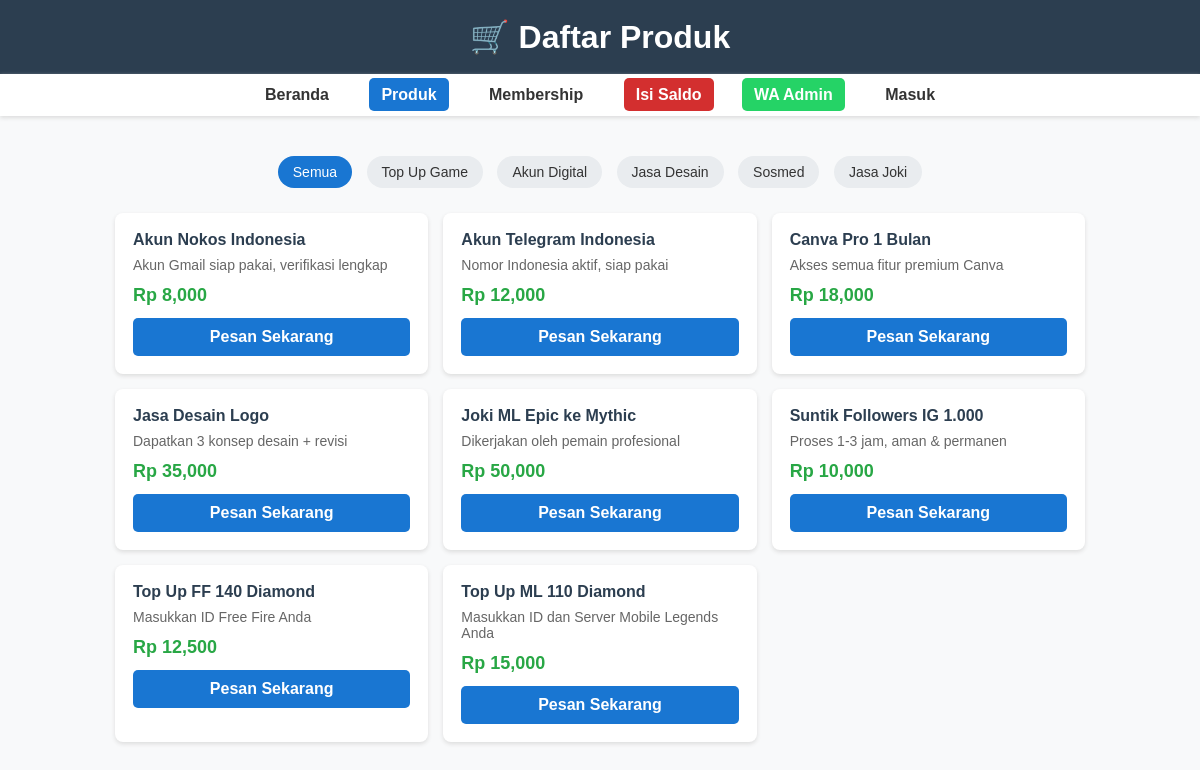
/produk.php, run on the app's committed database.
### tables this page shows
CREATE TABLE produk (
    id INT AUTO_INCREMENT PRIMARY KEY,
    nama_produk VARCHAR(255) NOT NULL,
    kategori VARCHAR(100) NOT NULL,
    harga DECIMAL(12,2) NOT NULL,
    deskripsi TEXT,
    status ENUM('aktif','nonaktif') DEFAULT 'aktif'
);

### config.php (called while the page is built, shortened)
<?php
$diskon = [
    'biasa'   => 0,
    'premium' => 15,
    'vip'     => 25
];
?>

### produk.php (the view, shortened to what this page needs)
<?php
include 'config.php';
$level = 'biasa';
$kategori = $_GET['kategori'] ?? 'semua';
if ($kategori == 'semua') {
    $where = "WHERE status = 'aktif'";
} else {
    $where = "WHERE kategori = '$kategori' AND status = 'aktif'";
}
$produk = mysqli_query($conn, "SELECT * FROM produk $where ORDER BY nama_produk ASC");
?>
<!DOCTYPE html>
<html>
<head>
</head>
<body>
    <header>
        <h1>🛒 Daftar Produk</h1>
    </header>
    <nav>
        <a href="index.php">Beranda</a>
        <a href="produk.php" class="active">Produk</a>
        <a href="membership.php">Membership</a>
        <a href="isi-saldo.php" class="btn-red">Isi Saldo</a>
        <a href="https://wa.me/<?= WA_ADMIN1 ?>" target="_blank" class="wa-btn">WA Admin</a>
        <?php if(isset($_SESSION['id_pengguna'])): ?>
            <a href="saldo.php">Saldo: Rp <?= number_format($_SESSION['saldo'] ?? 0) ?></a>
            <a href="logout.php">Keluar</a>
        <?php else: ?>
            <a href="login.php">Masuk</a>
        <?php endif; ?>
    </nav>
    <div class="container">
        <div class="filter">
            <a href="produk.php?kategori=semua" class="<?= $kategori == 'semua' ? 'active' : '' ?>">Semua</a>
            <a href="produk.php?kategori=Top Up Game" class="<?= $kategori == 'Top Up Game' ? 'active' : '' ?>">Top Up Game</a>
            <a href="produk.php?kategori=Akun Digital" class="<?= $kategori == 'Akun Digital' ? 'active' : '' ?>">Akun Digital</a>
            <a href="produk.php?kategori=Jasa Desain" class="<?= $kategori == 'Jasa Desain' ? 'active' : '' ?>">Jasa Desain</a>
            <a href="produk.php?kategori=Sosmed" class="<?= $kategori == 'Sosmed' ? 'active' : '' ?>">Sosmed</a>
            <a href="produk.php?kategori=Jasa Joki" class="<?= $kategori == 'Jasa Joki' ? 'active' : '' ?>">Jasa Joki</a>
        </div>
        <div class="grid">
            <?php while ($p = mysqli_fetch_assoc($produk)):
                $harga_awal = $p['harga'];
                $potongan = $harga_awal * ($diskon[$level] / 100);
                $harga_akhir = $harga_awal - $potongan;
            ?>
            <div class="card">
                <h3 class="nama"><?= $p['nama_produk'] ?></h3>
                <p class="deskripsi"><?= $p['deskripsi'] ?></p>
                <p class="harga">Rp <?= number_format($harga_akhir) ?></p>
                <a href="pesan.php?id=<?= $p['id'] ?>" class="btn">Pesan Sekarang</a>
            </div>
            <?php endwhile; ?>
        </div>
    </div>
</body>
</html>

### produk.php (style rules this page uses)
* { font-family:Arial; margin:0; padding:0; box-sizing:border-box; }
body { background:#f8f9fa; }
header { background:#2c3e50; color:white; padding:18px; text-align:center; }
nav { background:#fff; padding:12px; box-shadow:0 2px 4px #ddd; text-align:center; position:sticky; top:0; z-index:99; }
nav a { margin:0 12px; text-decoration:none; color:#333; font-weight:bold; padding:8px 12px; border-radius:5px; }
nav a.active { background:#1976d2; color:white; }
.wa-btn { background:#25d366; color:white !important; }
.btn-red { background:#d32f2f; color:white !important; }
.container { max-width:1000px; margin:20px auto; padding:15px; }
.filter { text-align:center; margin-bottom:20px; }
.filter a { display:inline-block; margin:5px; padding:8px 15px; background:#e9ecef; border-radius:20px; text-decoration:none; color:#333; font-size:14px; }
.filter a.active { background:#1976d2; color:white; }
.grid { display:grid; grid-template-columns:repeat(auto-fill, minmax(250px, 1fr)); gap:15px; }
.card { background:white; border-radius:8px; padding:18px; box-shadow:0 2px 4px #ddd; }
.nama { font-size:16px; font-weight:bold; margin-bottom:8px; color:#2c3e50; }
.deskripsi { font-size:14px; color:#666; margin-bottom:12px; }
.harga { font-size:18px; font-weight:bold; color:#28a745; margin:8px 0; }
.btn { display:block; text-align:center; padding:10px; background:#1976d2; color:white; text-decoration:none; border-radius:5px; margin-top:12px; font-weight:bold; }

### data on the page
produk: nama_produk "Akun Nokos Indonesia", deskripsi "Akun Gmail siap pakai, verifikasi lengkap", harga "8,000"
produk: nama_produk "Akun Telegram Indonesia", deskripsi "Nomor Indonesia aktif, siap pakai", harga "12,000"
produk: nama_produk "Canva Pro 1 Bulan", deskripsi "Akses semua fitur premium Canva", harga "18,000"
produk: nama_produk "Jasa Desain Logo", deskripsi "Dapatkan 3 konsep desain + revisi", harga "35,000"
produk: nama_produk "Joki ML Epic ke Mythic", deskripsi "Dikerjakan oleh pemain profesional", harga "50,000"
produk: nama_produk "Suntik Followers IG 1.000", deskripsi "Proses 1-3 jam, aman & permanen", harga "10,000"
produk: nama_produk "Top Up FF 140 Diamond", deskripsi "Masukkan ID Free Fire Anda", harga "12,500"
produk: nama_produk "Top Up ML 110 Diamond", deskripsi "Masukkan ID dan Server Mobile Legends Anda", harga "15,000"
